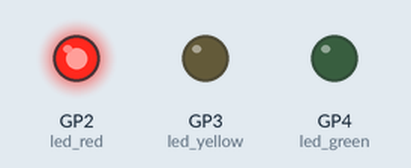
Simulated run of this program. Board: Raspberry Pi Pico running MicroPython. Shown: output pins drawn as LEDs (lit = HIGH).

Above: at 2.5 s.
At 6.0 s:
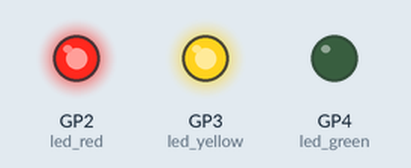
At 9.5 s:
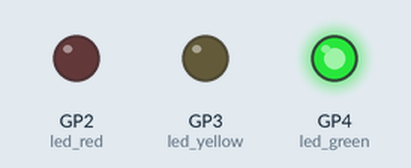
At 14.5 s:
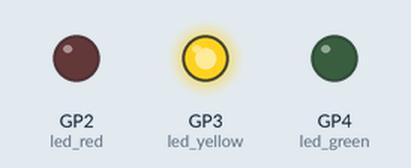
Timing chart, 0 to 22.1 s (numbered marks = the images above):
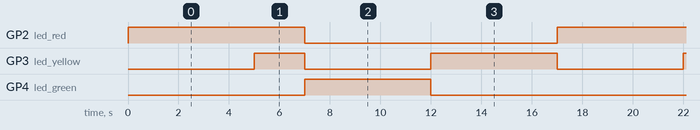

Measured:
- by itself, GP2 (led_red): alternates HIGH for 7.0 s and LOW for 10.0 s
- by itself, GP3 (led_yellow): repeats every 17.0 s: LOW 5.0 s, HIGH 5.0 s, LOW 5.0 s, HIGH 2.0 s
- by itself, GP4 (led_green): alternates HIGH for 5.0 s and LOW for 12.0 s

The program:

traffic_lights.py
```python
import machine
import utime

led_red = machine.Pin(2, machine.Pin.OUT)
led_yellow = machine.Pin(3, machine.Pin.OUT)
led_green = machine.Pin(4, machine.Pin.OUT)

while True:
    led_red.value(1)
    utime.sleep(5)
    led_yellow.value(1)
    utime.sleep(2)
    led_red.value(0)
    led_yellow.value(0)
    led_green.value(1)
    utime.sleep(5)
    led_green.value(0)
    led_yellow.value(1)
    utime.sleep(5)
    led_yellow.value(0)
```
